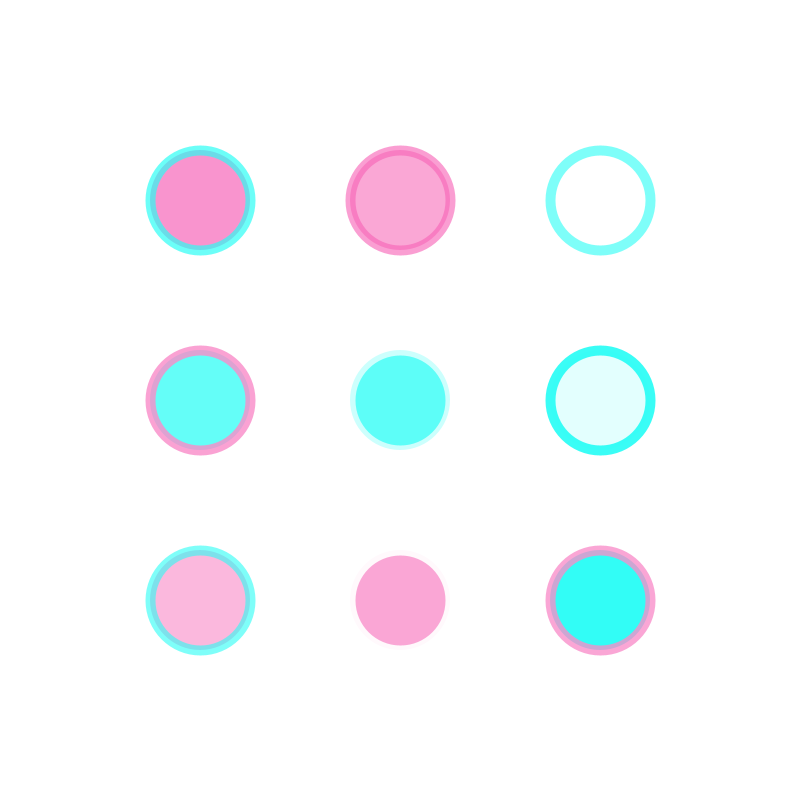
Frame 1 (no input)
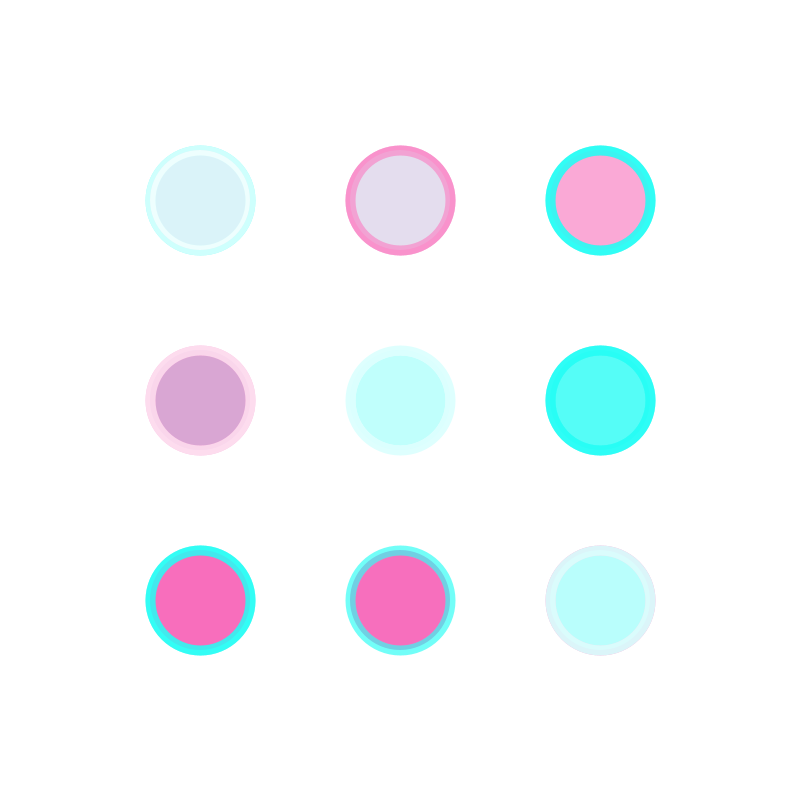
Frame 2 (the mouse pressed at the canvas centre, redrawn once)

The Processing sketch that drew these frames (run headless with seeded random() and noise(); the mouse was pressed at the canvas centre and the sketch redrawn once):

// Processing sketch: ellipsesgrid
// ── ellipsesgrid.pde
final color[] colorList = {
  color(255, 255, 255), color(39, 253, 245), color(249, 141, 201), color(247, 101, 184), color(215, 255, 254), color(39, 253, 245)
};
void setup() {
  size(800, 800);
  background(255);
  noStroke();
  smooth();
  noLoop();
}

void draw() {
  strokeWeight(10);
  ellipseMode(CENTER);
  fill( colorList[ (int) random(colorList.length) ], random(150, 255));
  stroke( colorList[ (int) random(colorList.length) ], random(150, 255));
  ellipse(200, 200, 100, 100);

  fill( colorList[ (int) random(colorList.length) ], random(150, 255));
  stroke( colorList[ (int) random(colorList.length) ], random(150, 255));
  ellipse(200, 400, 100, 100);

  fill( colorList[ (int) random(colorList.length) ], random(150, 255));
  stroke( colorList[ (int) random(colorList.length) ], random(150, 255));
  ellipse(200, 600, 100, 100);

  fill( colorList[ (int) random(colorList.length) ], random(150, 255));
  stroke( colorList[ (int) random(colorList.length) ], random(150, 255));
  ellipse(400, 200, 100, 100);

  fill( colorList[ (int) random(colorList.length) ], random(150, 255));
  stroke( colorList[ (int) random(colorList.length) ], random(150, 255));
  ellipse(400, 400, 100, 100);

  fill( colorList[ (int) random(colorList.length) ], random(150, 255));
  stroke( colorList[ (int) random(colorList.length) ], random(150, 255));
  ellipse(400, 600, 100, 100);

  fill( colorList[ (int) random(colorList.length) ], random(150, 255));
  stroke( colorList[ (int) random(colorList.length) ], random(150, 255));
  ellipse(600, 200, 100, 100);

  fill( colorList[ (int) random(colorList.length) ], random(150, 255));
  stroke( colorList[ (int) random(colorList.length) ], random(150, 255));
  ellipse(600, 400, 100, 100);

  fill( colorList[ (int) random(colorList.length) ], random(150, 255));
  stroke( colorList[ (int) random(colorList.length) ], random(150, 255));
  ellipse(600, 600, 100, 100);
}
